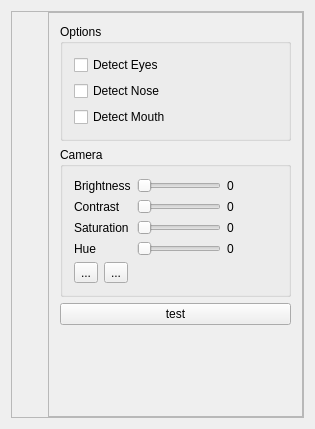
<?xml version="1.0" encoding="UTF-8"?>
<ui version="4.0">
 <class>WebCamera</class>
 <widget class="QWidget" name="WebCamera">
  <property name="geometry">
   <rect>
    <x>0</x>
    <y>0</y>
    <width>315</width>
    <height>429</height>
   </rect>
  </property>
  <property name="windowTitle">
   <string>Camera</string>
  </property>
  <layout class="QVBoxLayout" name="verticalLayout_2">
   <item>
    <layout class="QHBoxLayout" name="horizontalLayout_3">
     <property name="leftMargin">
      <number>0</number>
     </property>
     <property name="topMargin">
      <number>0</number>
     </property>
     <property name="rightMargin">
      <number>0</number>
     </property>
     <property name="bottomMargin">
      <number>0</number>
     </property>
     <item>
      <widget class="QFrame" name="main_frame">
       <property name="frameShape">
        <enum>QFrame::StyledPanel</enum>
       </property>
       <property name="frameShadow">
        <enum>QFrame::Raised</enum>
       </property>
       <layout class="QHBoxLayout" name="horizontalLayout_2">
        <property name="leftMargin">
         <number>0</number>
        </property>
        <property name="topMargin">
         <number>0</number>
        </property>
        <property name="rightMargin">
         <number>0</number>
        </property>
        <property name="bottomMargin">
         <number>0</number>
        </property>
        <item>
         <widget class="CQtOpenCVViewerGl" name="cameraWidget" native="true"/>
        </item>
        <item>
         <widget class="QFrame" name="frame">
          <property name="sizePolicy">
           <sizepolicy hsizetype="Fixed" vsizetype="Preferred">
            <horstretch>0</horstretch>
            <verstretch>0</verstretch>
           </sizepolicy>
          </property>
          <property name="frameShape">
           <enum>QFrame::StyledPanel</enum>
          </property>
          <property name="frameShadow">
           <enum>QFrame::Raised</enum>
          </property>
          <layout class="QVBoxLayout" name="verticalLayout_4">
           <item>
            <widget class="QGroupBox" name="groupBox">
             <property name="title">
              <string>Options</string>
             </property>
             <layout class="QVBoxLayout" name="verticalLayout">
              <item>
               <widget class="QCheckBox" name="checkBox_eyes">
                <property name="text">
                 <string>Detect Eyes</string>
                </property>
               </widget>
              </item>
              <item>
               <widget class="QCheckBox" name="checkBox_nose">
                <property name="text">
                 <string>Detect Nose</string>
                </property>
               </widget>
              </item>
              <item>
               <widget class="QCheckBox" name="checkBox_mouth">
                <property name="text">
                 <string>Detect Mouth</string>
                </property>
               </widget>
              </item>
             </layout>
            </widget>
           </item>
           <item>
            <widget class="QGroupBox" name="groupBox_2">
             <property name="title">
              <string>Camera</string>
             </property>
             <layout class="QVBoxLayout" name="verticalLayout_3">
              <item>
               <layout class="QGridLayout" name="gridLayout">
                <item row="2" column="2">
                 <widget class="QLabel" name="lbl_saturation">
                  <property name="text">
                   <string>0</string>
                  </property>
                 </widget>
                </item>
                <item row="3" column="2">
                 <widget class="QLabel" name="lbl_hue">
                  <property name="text">
                   <string>0</string>
                  </property>
                 </widget>
                </item>
                <item row="1" column="2">
                 <widget class="QLabel" name="lbl_contrast">
                  <property name="text">
                   <string>0</string>
                  </property>
                 </widget>
                </item>
                <item row="0" column="0">
                 <widget class="QLabel" name="label">
                  <property name="text">
                   <string>Brightness</string>
                  </property>
                 </widget>
                </item>
                <item row="0" column="2">
                 <widget class="QLabel" name="lbl_brightness">
                  <property name="minimumSize">
                   <size>
                    <width>50</width>
                    <height>0</height>
                   </size>
                  </property>
                  <property name="text">
                   <string>0</string>
                  </property>
                 </widget>
                </item>
                <item row="3" column="0">
                 <widget class="QLabel" name="label_4">
                  <property name="text">
                   <string>Hue</string>
                  </property>
                 </widget>
                </item>
                <item row="1" column="1">
                 <widget class="QSlider" name="sl_contrast">
                  <property name="orientation">
                   <enum>Qt::Horizontal</enum>
                  </property>
                 </widget>
                </item>
                <item row="0" column="1">
                 <widget class="QSlider" name="sl_brightness">
                  <property name="orientation">
                   <enum>Qt::Horizontal</enum>
                  </property>
                 </widget>
                </item>
                <item row="2" column="1">
                 <widget class="QSlider" name="sl_saturation">
                  <property name="orientation">
                   <enum>Qt::Horizontal</enum>
                  </property>
                 </widget>
                </item>
                <item row="1" column="0">
                 <widget class="QLabel" name="label_2">
                  <property name="text">
                   <string>Contrast</string>
                  </property>
                 </widget>
                </item>
                <item row="2" column="0">
                 <widget class="QLabel" name="label_3">
                  <property name="text">
                   <string>Saturation</string>
                  </property>
                 </widget>
                </item>
                <item row="3" column="1">
                 <widget class="QSlider" name="sl_hue">
                  <property name="orientation">
                   <enum>Qt::Horizontal</enum>
                  </property>
                 </widget>
                </item>
               </layout>
              </item>
              <item>
               <layout class="QHBoxLayout" name="horizontalLayout">
                <item>
                 <widget class="QToolButton" name="btn_start">
                  <property name="text">
                   <string>...</string>
                  </property>
                 </widget>
                </item>
                <item>
                 <widget class="QToolButton" name="btn_stop">
                  <property name="text">
                   <string>...</string>
                  </property>
                 </widget>
                </item>
                <item>
                 <spacer name="horizontalSpacer">
                  <property name="orientation">
                   <enum>Qt::Horizontal</enum>
                  </property>
                  <property name="sizeHint" stdset="0">
                   <size>
                    <width>40</width>
                    <height>20</height>
                   </size>
                  </property>
                 </spacer>
                </item>
               </layout>
              </item>
             </layout>
            </widget>
           </item>
           <item>
            <widget class="QPushButton" name="btn_test">
             <property name="text">
              <string>test</string>
             </property>
            </widget>
           </item>
           <item>
            <spacer name="verticalSpacer">
             <property name="orientation">
              <enum>Qt::Vertical</enum>
             </property>
             <property name="sizeHint" stdset="0">
              <size>
               <width>20</width>
               <height>40</height>
              </size>
             </property>
            </spacer>
           </item>
          </layout>
         </widget>
        </item>
       </layout>
      </widget>
     </item>
    </layout>
   </item>
  </layout>
  <action name="actionStart">
   <property name="text">
    <string>&amp;Start</string>
   </property>
  </action>
  <action name="actionStop">
   <property name="text">
    <string>S&amp;top</string>
   </property>
  </action>
  <action name="actionTest">
   <property name="text">
    <string>&amp;Test</string>
   </property>
  </action>
 </widget>
 <layoutdefault spacing="6" margin="11"/>
 <customwidgets>
  <customwidget>
   <class>CQtOpenCVViewerGl</class>
   <extends>QWidget</extends>
   <header>cqtopencvviewergl.h</header>
   <container>1</container>
  </customwidget>
 </customwidgets>
 <resources/>
 <connections/>
</ui>
